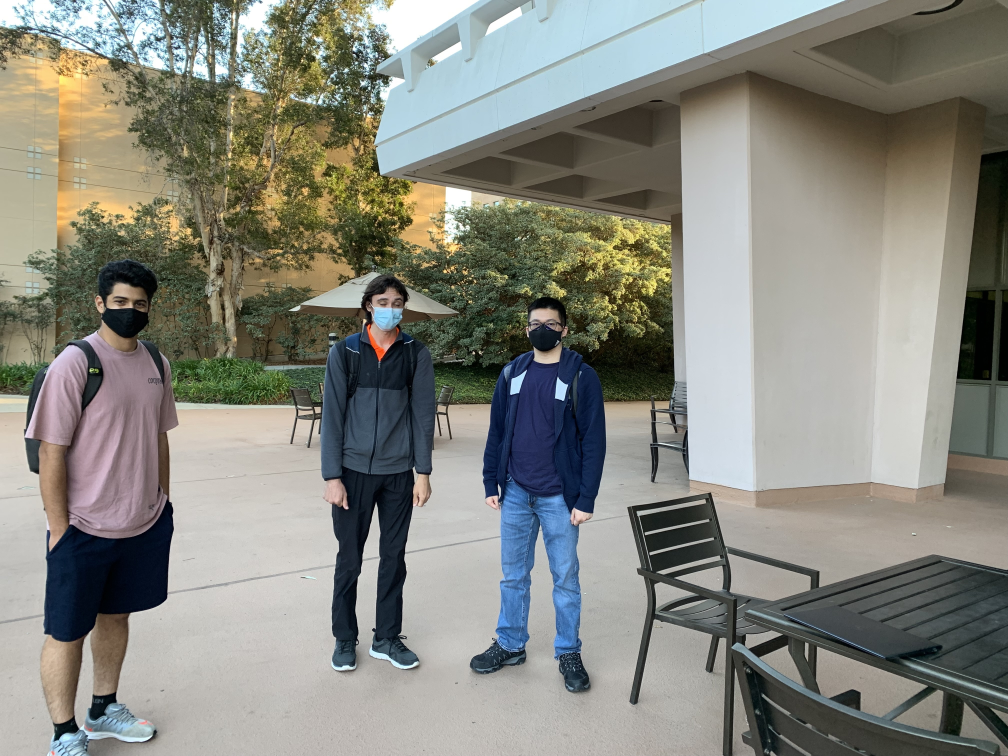
#> input picture Tests/group.jpg, 4032 x 3024 px (shown at 1/4 size)
$ python clustering_test.py
#> lines starting #> are read from the running program, lines starting #| are printed output that depends on the picture; after the words box and inside, x2 and y2 are one past the last pixel; in counts of white or black regions, pixels touching at a corner belong together
import numpy as np
import cv2 as cv
import sys
import numpy as np
import imutils

def box_centers(boxes):
    '''Args:
        boxes: array of [x,y,w,h], where (x,y) is the
        top left corner and w and h are the width and length'''
    return np.array([[x+w/2, y+h/2] for [x,y,w,h] in boxes])

def cluster_boxes(boxes, distance_threshold, max_width=None):
    '''Performs a simple clustering algorithm based
    on distance between points. Inspired by hierarchical clustering and DBScan.
    Args:
        centers: array of shape (n, 2), where each row is a point (x,y)
        distance_threshold: float, maximum distance between cluster points
        max_width: integer or None, split clusters if box size larger than this width, or do nothing if None.
    Returns:
        cluster_labels: array of shape (n,) labels each point with a number from 0 to m.
        num_clusters: number of clusters
        cluster_centers'''

    centers = box_centers(boxes)
    n = centers.shape[0] # number of points
    m = 0 # number of clusters so far
    cluster_labels = np.full(n,-1,dtype=np.int16)
    for i in range(n):
        # If not already in a cluster, make a new one
        if cluster_labels[i] == -1:
            cluster_labels[i] = m
            m += 1

        # Add nearby points to this points cluster
        for j in range(i+1, n):
            if np.linalg.norm(centers[i]-centers[j]) <= distance_threshold:
                cluster_labels[j] = cluster_labels[i]
            # alternatively, if the boxes overlap:
            elif boxes[i,0] >= boxes[j,0] and boxes[i,0]-boxes[j,0] <= boxes[j,2] \
                or boxes[j,0] >= boxes[i,0] >= 0 and boxes[i,0]-boxes[j,0] <= boxes[j,2]:
                cluster_labels[j] = cluster_labels[i]

    #Give boxes of clusters
    cluster_boxes = np.zeros((m,4),dtype=np.int16)
    top_left_corner = boxes[:,:2] # x and y
    bot_right_corner = top_left_corner + boxes[:,2:4] # x+w and y+h

    for c in range(m):
        mask = (cluster_labels==c).nonzero() #Choose elements from particular cluster
        cluster_boxes[c,0:2] = np.amin(top_left_corner[mask], axis=0)
        cluster_boxes[c,2:4] = np.amax(bot_right_corner[mask], axis=0) - cluster_boxes[c,0:2]

    if max_width is not None:
        # Break apart large clusters
        for (c, (x,y,w,h)) in enumerate(cluster_boxes):
            if w > max_width:
                to_check = set([c])

                while to_check:
                    c = to_check.pop()
                    if cluster_boxes[c, 2] > max_width and len(cluster_labels==c) > 1: #width
                        # Find units in the cluster to the right of the cluster box center
                        (x,y,w,h) = cluster_boxes[c,:]
                        mask = np.logical_and(cluster_labels == c, centers[:,0] > np.average(centers[:,0][cluster_labels==c], axis=0))
                        mask = mask.nonzero()[0]

                        if len(mask) > 0:
                            # Give them a new cluster
                            cluster_labels[mask] = m
                            cluster_boxes = np.vstack((cluster_boxes, [0, 0, 0, 0]))
                            # Redo the boxes for the new left and right clusters

                            for k in (c, m):
                                mask = (cluster_labels==k).nonzero()
                                cluster_boxes[k,0:2] = np.amin(top_left_corner[mask], axis=0)
                                cluster_boxes[k,2:4] = np.amax(bot_right_corner[mask], axis=0) - cluster_boxes[k,0:2]

                            # check that the new clusters aren't also too wide
                            to_check.add(c)
                            to_check.add(m)

                            m = m+1

    cluster_centers = np.zeros((m,2))
    for c in range(m):
        # Take all points in cluster c and average each coordinate
        cluster_centers[c] = np.average(centers[cluster_labels==c], axis=0)

    return cluster_labels, m, cluster_centers, cluster_boxes

if __name__ == "__main__":
    hog = cv.HOGDescriptor()
    hog.setSVMDetector(cv.HOGDescriptor_getDefaultPeopleDetector())

    img = cv.imread("group.jpg")
#> img is the input picture: shape (3024, 4032, 3); mean B, G, R 125.7, 134.2, 133.6
    img = imutils.resize(img, width=img.shape[0]//4)
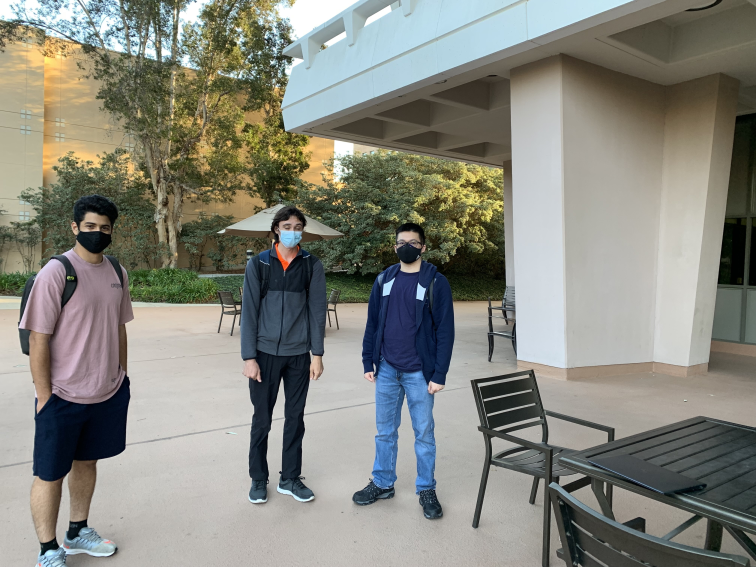
#> img: shape (567, 756, 3); mean B, G, R 125.7, 134.2, 133.6

    #cv.imshow('pano', pano)
    cv.waitKey(0)

    boxes, weights = hog.detectMultiScale(img, winStride=(8,8))
#> boxes = [[24, 154, 142, 283], [324, 214, 157, 314], [192, 180, 182, 364]]; weights = [0.871, 1.5, 2.28]

    clabels, m, ccenters, cboxes = cluster_boxes(boxes, 1000, 20)
#> in cluster_boxes, `centers = box_centers(boxes)`: centers = [[95, 295.5], [402.5, 371], [283, 362]]
#> in cluster_boxes, `top_left_corner = boxes[:,:2]`: top_left_corner = [[24, 154], [324, 214], [192, 180]]
#> in cluster_boxes, `bot_right_corner = top_left_corner + boxes[:,2:4]`: bot_right_corner = [[166, 437], [481, 528], [374, 544]]
#> after the loop in cluster_boxes, `for c in range(m):`: cluster_boxes = [[24, 154, 457, 390]]
#> the loop in cluster_boxes, `for (c, (x,y,w,h)) in enumerate(cluster_boxes):` made 1 pass
#> after the loop in cluster_boxes, `for (c, (x,y,w,h)) in enumerate(cluster_boxes):`: cluster_boxes = [[24, 154, 142, 283], [192, 180, 182, 364], [324, 214, 157, 314]]; cluster_labels = [0, 2, 1]; m = 3; mask = empty array; to_check = 0 items
#> after the loop in cluster_boxes, `for c in range(m):`: cluster_centers = [[95, 295.5], [283, 362], [402.5, 371]]
#> clabels = [0, 2, 1]; m = 3; ccenters = [[95, 295.5], [283, 362], [402.5, 371]]; cboxes has the same summary as cluster_boxes in cluster_boxes
    print("Number of clusters:", m)
#| Number of clusters: 3

    # Generate m different colors for testing
    colors_list = np.random.randint(25,255,(m,3))
#> colors_list = [[197, 72, 142], [217, 92, 220], [128, 34, 236]]

    for ((x, y, w, h), cluster) in zip(boxes, clabels):
        cv.rectangle(img, (x, y, w, h), colors_list[cluster].tolist(), 2)
#> this loop made 3 passes
#> (x, y, w, h, cluster) on passes 1 to 3: (24, 154, 142, 283, 0), (324, 214, 157, 314, 2), (192, 180, 182, 364, 1)
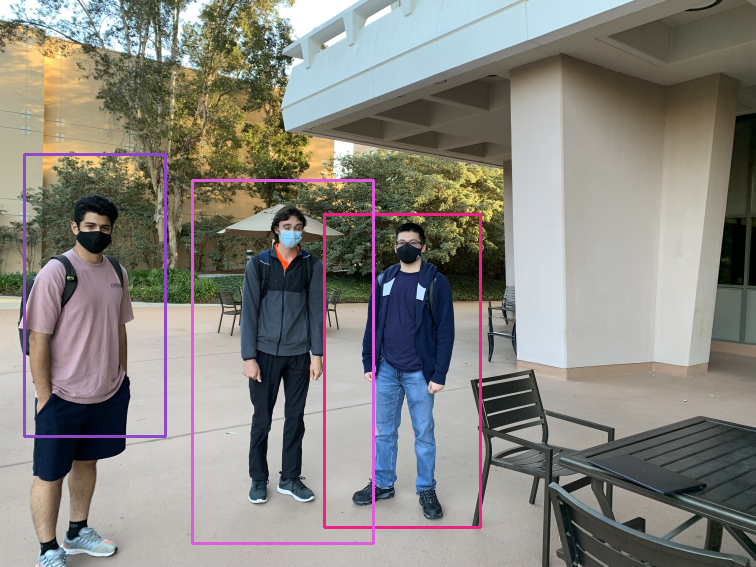
#> img: shape (567, 756, 3); 2% of pixels changed, all inside (x1, y1, x2, y2) = (23, 153, 482, 545)

    for (x,y,w,h) in cboxes:
        cv.rectangle(img, (x, y, w, h), (0,0,0), 1)
#> this loop made 3 passes
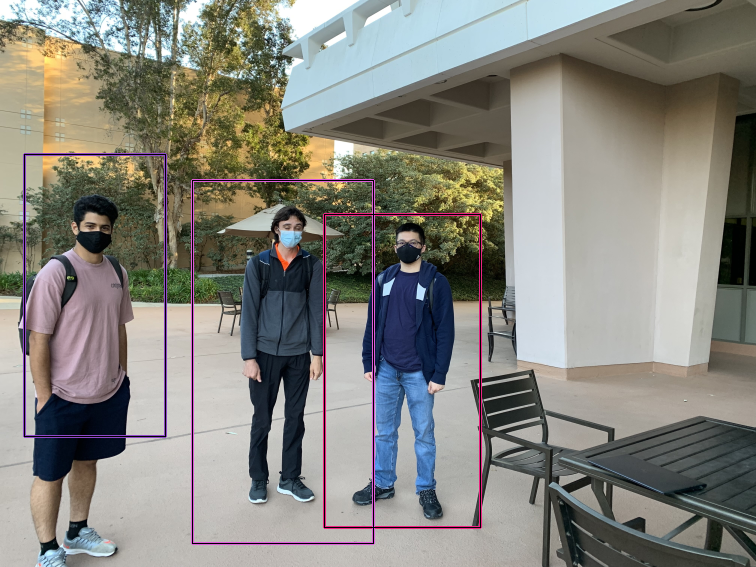
#> img: shape (567, 756, 3); 0.67% of pixels changed, all inside (x1, y1, x2, y2) = (24, 154, 481, 544)

    for c, center in enumerate(ccenters):
        cv.circle(img, center.astype(np.int16), 5, colors_list[c].tolist(), -1)
#> this loop made 3 passes
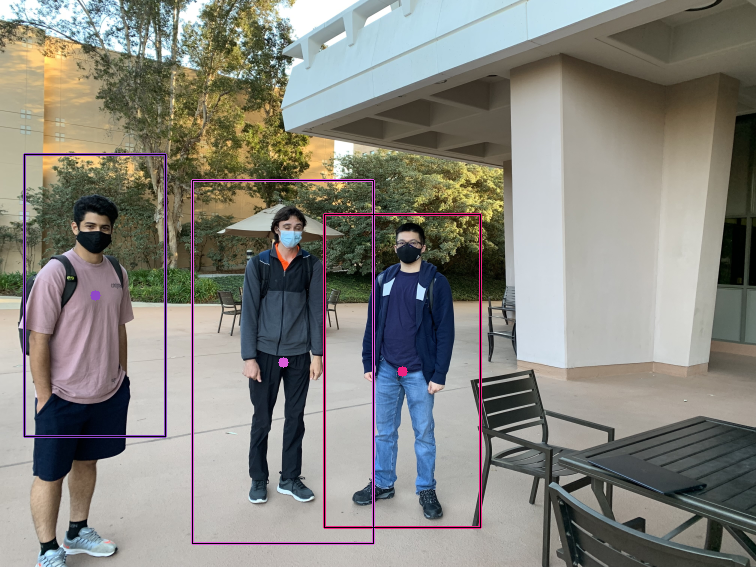
#> img: shape (567, 756, 3); 0.06% of pixels changed, all inside (x1, y1, x2, y2) = (90, 290, 408, 377)

    #display frame
    cv.imshow('frame', img)
    #cv2.imwrite('test_img.jpg', pano)
    cv.waitKey(0)

    cv.destroyAllWindows()
